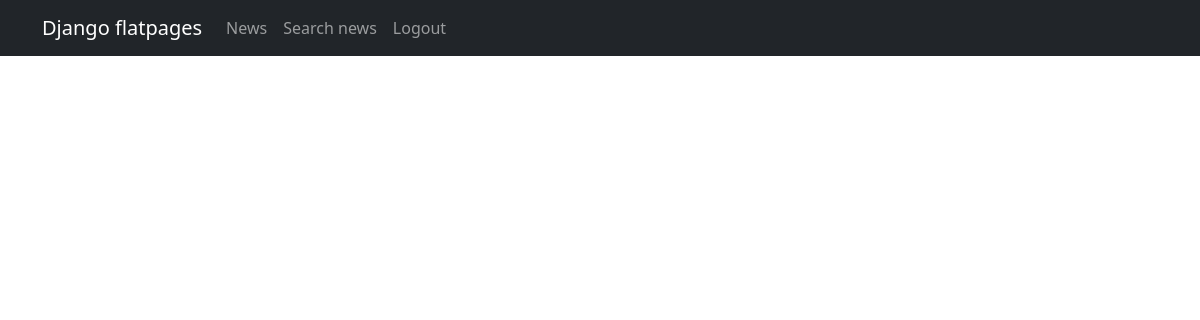
/subscriptions/ (signed in), run on an earlier commit of the app's database.
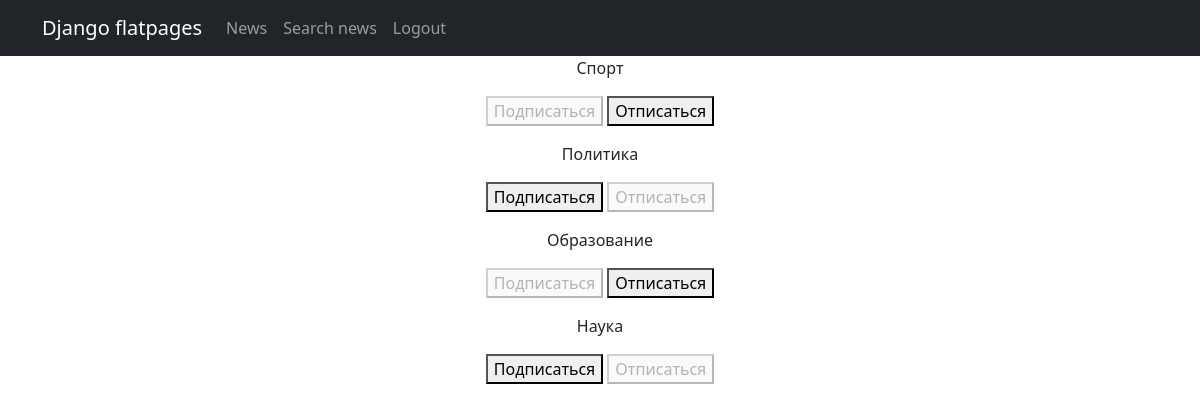
And on a later commit of the database.
### AllNews/models.py (models this page shows, shortened)
class Category(models.Model):
    category = models.CharField(max_length=3, choices=CATEGORY_CATEGORIES, unique=True)

### subscriptions/views.py (the view, shortened to what this page needs)
# urls.py: path('subscriptions/', include('subscriptions.urls')),
@login_required
@csrf_protect
def subscriptions(request):
    categories_with_subscriptions = Category.objects.annotate(
        user_subscribed=Exists(
            Subscription.objects.filter(
                user=request.user,
                category=OuterRef('pk'),
            )
        )
    )
    return render(
        request,
        'subscriptions.html',
        {'categories': categories_with_subscriptions},
    )

### subscriptions/templatetags/customfilters.py (called while the page is built)
@register.filter()
def get_fullname(text: str):
    for item in CATEGORY_CATEGORIES:
        if item[0] == text:
            return item[1]

### templates/subscriptions.html (shortened to what this page needs)
{% extends 'flatpages/default.html' %}
{% load customfilters %}
{% block content %}
    {% for category in categories  %}
        <p>
            {{ category.category|get_fullname }}
            <form method="post">
                {% if category.user_subscribed %}
                    <button disabled>Подписаться</button>
                    <button name="action" value="unsubscribe">Отписаться</button>
                {% else %}
                    <button name="action" value="subscribe">Подписаться</button>
                    <button disabled>Отписаться</button>
                {% endif %}
            </form>
        </p>
    {% endfor %}
{% endblock content %}

### templates/flatpages/default.html (shortened to what this page needs)
<!DOCTYPE html>
<html lang="en">
    <head>
        {% load static %}
        <link href="{% static 'css/styles.css' %}" rel="stylesheet" />
    </head>
    <body>
        <nav class="navbar navbar-expand-lg navbar-dark bg-dark static-top">
            <div class="container">
                <a class="navbar-brand" href="/">Django flatpages</a>
                <div class="collapse navbar-collapse" id="navbarResponsive">
                    <ul class="navbar-nav ml-auto">
                        <li class="nav-item">
                            <a class="nav-link" href="/allnews/">News</a>
                        </li>
                        <li class="nav-item">
                            <a class="nav-link" href="/allnews/search">Search news</a>
                        </li>
                        {% if user.is_authenticated %}
                        <li>
                            <a class="nav-link" href="/accounts/logout">Logout</a>
                        </li>
                        {% endif %}
                    </ul>
                </div>
            </div>
        </nav>
        <div class="container">
            <div class="row">
                <div class="col-lg-12 text-center">
                    {% block content %}{% endblock content %}
                </div>
            </div>
        </div>
    </body>
</html>

What changed in the data, as far as the page shows it:
added Category: category|get_fullname "Спорт", shows "Подписаться"
added Category: category|get_fullname "Политика", shows "Подписаться"
added Category: category|get_fullname "Образование", shows "Подписаться"
added Category: category|get_fullname "Наука", shows "Подписаться"
